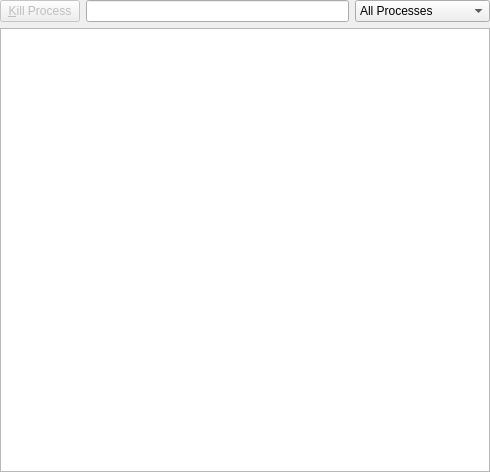
<ui version="4.0" >
 <class>ProcessWidget</class>
 <widget class="QWidget" name="ProcessWidget" >
  <property name="geometry" >
   <rect>
    <x>0</x>
    <y>0</y>
    <width>490</width>
    <height>472</height>
   </rect>
  </property>
  <layout class="QVBoxLayout" >
   <property name="leftMargin" >
    <number>0</number>
   </property>
   <property name="topMargin" >
    <number>0</number>
   </property>
   <property name="rightMargin" >
    <number>0</number>
   </property>
   <property name="bottomMargin" >
    <number>0</number>
   </property>
   <item>
    <layout class="QHBoxLayout" >
     <item>
      <widget class="QPushButton" name="btnKillProcess" >
       <property name="enabled" >
        <bool>false</bool>
       </property>
       <property name="sizePolicy" >
        <sizepolicy vsizetype="Fixed" hsizetype="Fixed" >
         <horstretch>0</horstretch>
         <verstretch>0</verstretch>
        </sizepolicy>
       </property>
       <property name="text" >
        <string>&amp;Kill Process</string>
       </property>
       <property name="flat" >
        <bool>false</bool>
       </property>
      </widget>
     </item>
     <item>
      <widget class="KLineEdit" name="txtFilter" >
       <property name="urlDropsEnabled" >
        <bool>false</bool>
       </property>
       <property name="clickMessage" >
        <string>Quick search</string>
       </property>
       <property name="showClearButton" stdset="0" >
        <bool>true</bool>
       </property>
      </widget>
     </item>
     <item>
      <widget class="QComboBox" name="cmbFilter" >
       <property name="sizePolicy" >
        <sizepolicy vsizetype="Fixed" hsizetype="Fixed" >
         <horstretch>0</horstretch>
         <verstretch>0</verstretch>
        </sizepolicy>
       </property>
       <property name="maxCount" >
        <number>10</number>
       </property>
       <property name="sizeAdjustPolicy" >
        <enum>QComboBox::AdjustToContentsOnFirstShow</enum>
       </property>
       <item>
        <property name="text" >
         <string>All Processes</string>
        </property>
       </item>
       <item>
        <property name="text" >
         <string>All Processes, Tree</string>
        </property>
       </item>
       <item>
        <property name="text" >
         <string>System Processes</string>
        </property>
       </item>
       <item>
        <property name="text" >
         <string>User Processes</string>
        </property>
       </item>
       <item>
        <property name="text" >
         <string>Own Processes</string>
        </property>
       </item>
       <item>
        <property name="text" >
         <string>Programs Only</string>
        </property>
       </item>
      </widget>
     </item>
    </layout>
   </item>
   <item>
    <widget class="QTreeView" name="treeView" >
     <property name="editTriggers" >
      <set>QAbstractItemView::NoEditTriggers</set>
     </property>
     <property name="alternatingRowColors" >
      <bool>true</bool>
     </property>
     <property name="selectionMode" >
      <enum>QAbstractItemView::ExtendedSelection</enum>
     </property>
     <property name="selectionBehavior" >
      <enum>QAbstractItemView::SelectRows</enum>
     </property>
     <property name="rootIsDecorated" >
      <bool>false</bool>
     </property>
     <property name="uniformRowHeights" >
      <bool>true</bool>
     </property>
     <property name="itemsExpandable" >
      <bool>true</bool>
     </property>
     <property name="sortingEnabled" >
      <bool>true</bool>
     </property>
     <property name="animated" >
      <bool>false</bool>
     </property>
     <property name="allColumnsShowFocus" >
      <bool>true</bool>
     </property>
    </widget>
   </item>
  </layout>
 </widget>
 <customwidgets>
  <customwidget>
   <class>KLineEdit</class>
   <extends>QLineEdit</extends>
   <header>klineedit.h</header>
  </customwidget>
 </customwidgets>
 <resources/>
 <connections/>
</ui>
